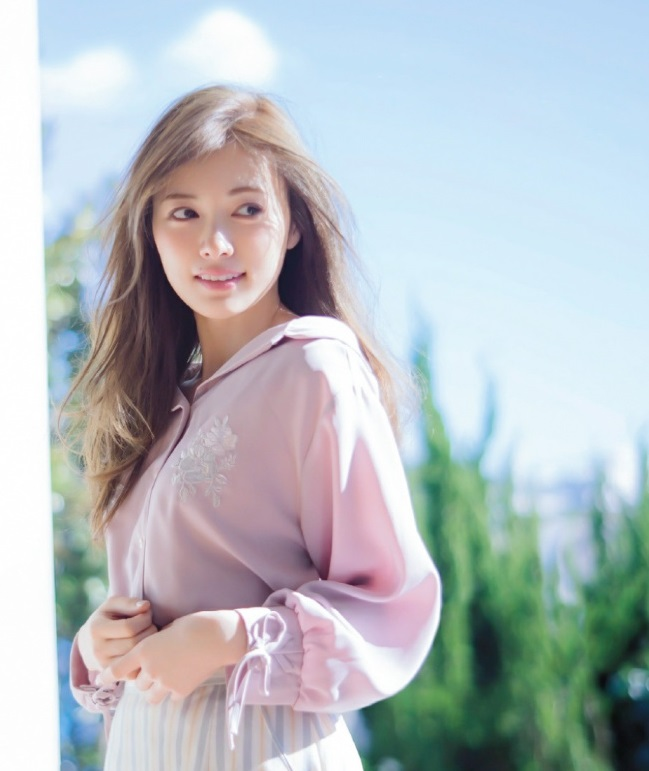
//> input picture Code/Add-Christmas-Hat-master/test.jpg, 649 x 771 px, given in place of the camera
$ ./take_photos   (built with g++ and OpenCV 4)
//> lines starting //> are read from the running program, lines starting //| are printed output that depends on the picture; after the words box and inside, x2 and y2 are one past the last pixel; in counts of white or black regions, pixels touching at a corner belong together
#include<opencv2\opencv.hpp>

using namespace std;
using namespace cv;

int main()
{
	CascadeClassifier cascade;
	cascade.load("lbpcascade_frontalface.xml");
	VideoCapture cap;
	cap.open(0);
	Mat frame;
	int pic_num = 1;
	while (1)
	{
		cap >> frame;
//> frame is the input picture: 771 rows x 649 cols, CV_8UC3; mean B, G, R 193.1, 189.1, 181.7

		std::vector<Rect> faces;
		Mat frame_gray;
		cvtColor(frame, frame_gray, COLOR_BGR2GRAY);
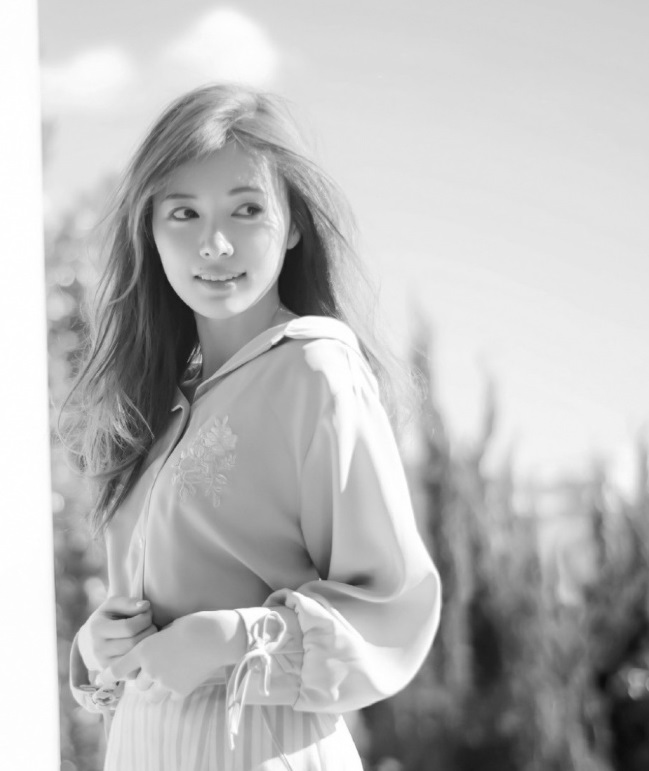
//> frame_gray: 771 rows x 649 cols, CV_8UC1; min 11, max 255, mean 187.3

		cascade.detectMultiScale(frame_gray, faces, 1.1, 4, 0, Size(100, 100), Size(500, 500));
//> faces = 1 Rect (x, y, width, height): [134, 159, 161, 161]

		for (size_t i = 0; i < faces.size(); i++)
		{
			rectangle(frame, faces[i], Scalar(255, 0, 0), 2, 8, 0);
		}
//> this loop made 1 pass
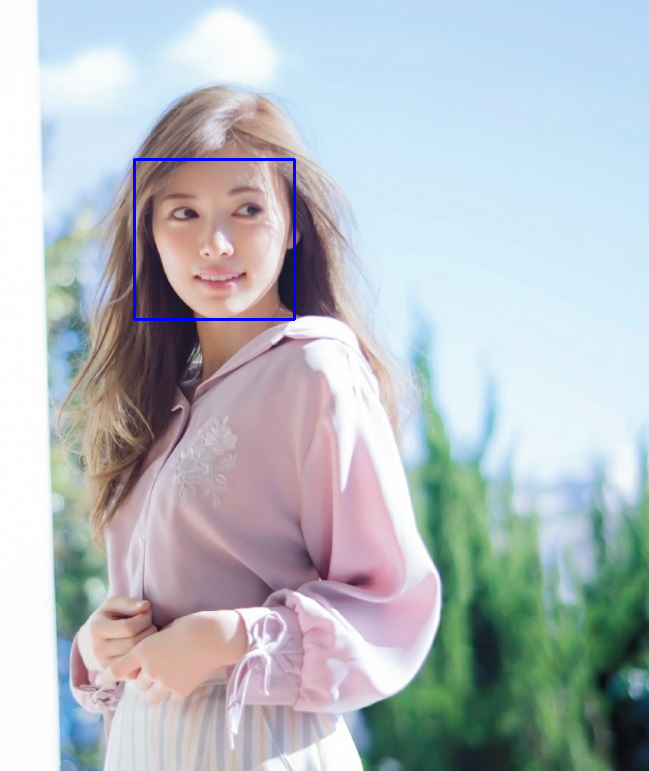
//> frame: 771 rows x 649 cols, CV_8UC3; 0.38% of pixels changed, all inside (x1, y1, x2, y2) = (133, 158, 296, 321)

		if (faces.size() == 1)
		{
			Mat faceROI = frame_gray(faces[0]);
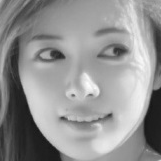
//> faceROI: 161 rows x 161 cols, CV_8UC1; min 22, max 255, mean 146.1
			Mat myFace;
			resize(faceROI, myFace, Size(92, 112));
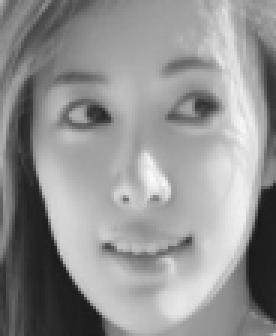
//> myFace: 112 rows x 92 cols, CV_8UC1 (shown 3 times larger); min 24, max 252, mean 146
			putText(frame, to_string(pic_num), faces[0].tl(),3, 1.2, (0, 0, 255), 2, LINE_AA);
//> frame: 771 rows x 649 cols, CV_8UC3; 195 pixels changed, all inside (x1, y1, x2, y2) = (139, 132, 154, 162)

			string filename = format("D:\\pic\\pic%d.jpg", pic_num);
			imwrite(filename, myFace);
			imshow(filename, myFace);
			waitKey(500);
			destroyWindow(filename);
			pic_num++;
			if (pic_num == 11)
			{
				return 0;
			}
		}
		imshow("frame", frame);
		waitKey(100);
	}
	return 0;
}
